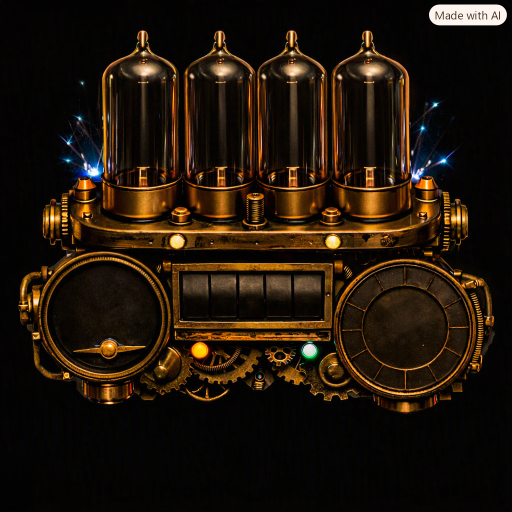
#> input picture hybrid/web/BrassBackground.png, 1024 x 1024 px (shown at 1/2 size)
$ python verify_placement.py
#> lines starting #> are read from the running program, lines starting #| are printed output that depends on the picture
"""Verify candidate placements by DRAWING the actual text into the measured boxes.

If the digits land inside the windows in the overlay, the coordinates are right. This is the
verification step for the HTML model built afterwards.
"""
import os

from PIL import Image, ImageDraw, ImageFont

HERE = os.path.dirname(os.path.abspath(__file__))
im = Image.open(os.path.join(HERE, "BrassBackground.png")).convert("RGB")
#> im is the input picture: PIL image 1024x1024 RGB; mean R, G, B 33.4, 21.8, 10.3
W, H = im.size
#> W = 1024; H = 1024
ov = im.copy()
d = ImageDraw.Draw(ov)

SERIF = r"C:\Windows\Fonts\georgiab.ttf"


def fnt(px):
    return ImageFont.truetype(SERIF, px)


# candidate boxes: (x0, y0, x1, y1)
TUBES = [(200, 170, 350, 375), (370, 170, 510, 375), (525, 170, 660, 375), (675, 170, 820, 375)]
CNT = (358, 548, 652, 688)
LGAUGE = (85, 525, 332, 762)          # dark dial of the left gauge
RGAUGE = (712, 525, 908, 762)         # dark dial of the right gauge

for (x0, y0, x1, y1) in TUBES:
    d.rectangle([x0, y0, x1, y1], outline=(0, 255, 90), width=2)
# counter + its five windows
d.rectangle(list(CNT), outline=(0, 255, 90), width=2)
cw = (CNT[2] - CNT[0]) / 5.0
for i in range(5):
    wx0 = CNT[0] + i * cw
    d.rectangle([wx0 + 3, CNT[1] + 5, wx0 + cw - 3, CNT[3] - 5], outline=(255, 80, 80), width=1)
d.rectangle(list(LGAUGE), outline=(0, 255, 90), width=2)
d.rectangle(list(RGAUGE), outline=(0, 255, 90), width=2)

# ---- draw sample text where it would actually go
DIG = fnt(150)
for (x0, y0, x1, y1), ch in zip(TUBES, "1009"):
    d.text(((x0 + x1) / 2, (y0 + y1) / 2), ch, font=DIG, fill=(255, 246, 220), anchor="mm")

CD = fnt(84)
for i, ch in enumerate("8342"):
    wx0 = CNT[0] + i * cw
    # 4 digits spread over the middle 4 windows to leave a gap pattern
    d.text((wx0 + cw / 2, (CNT[1] + CNT[3]) / 2), ch, font=CD, fill=(255, 246, 220), anchor="mm")

d.text((LGAUGE[0] + (LGAUGE[2] - LGAUGE[0]) / 2, 706), "72", font=fnt(72),
       fill=(255, 246, 220), anchor="mm")
d.text((RGAUGE[0] + (RGAUGE[2] - RGAUGE[0]) / 2, 700), "30", font=fnt(72),
       fill=(255, 246, 220), anchor="mm")
d.text((RGAUGE[0] + (RGAUGE[2] - RGAUGE[0]) / 2, 578), "WED", font=fnt(30),
       fill=(255, 210, 150), anchor="mm")

ov.save(os.path.join(HERE, "placement_check.png"))
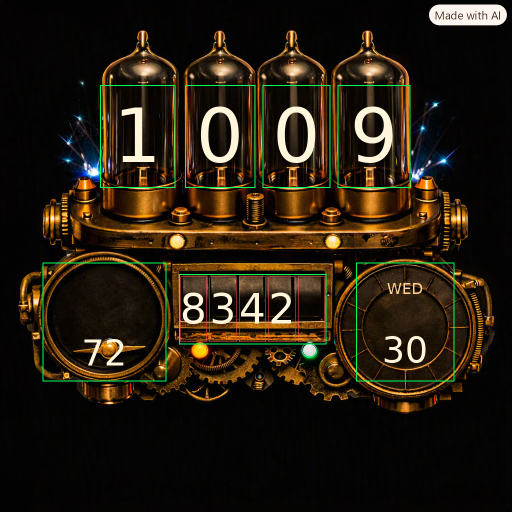
#> saved as placement_check.png: PIL image 1024x1024 RGB (shown at 1/2 size); mean R, G, B 37.9, 28.9, 15.5
print("placement_check.png written — boxes + sample text")
